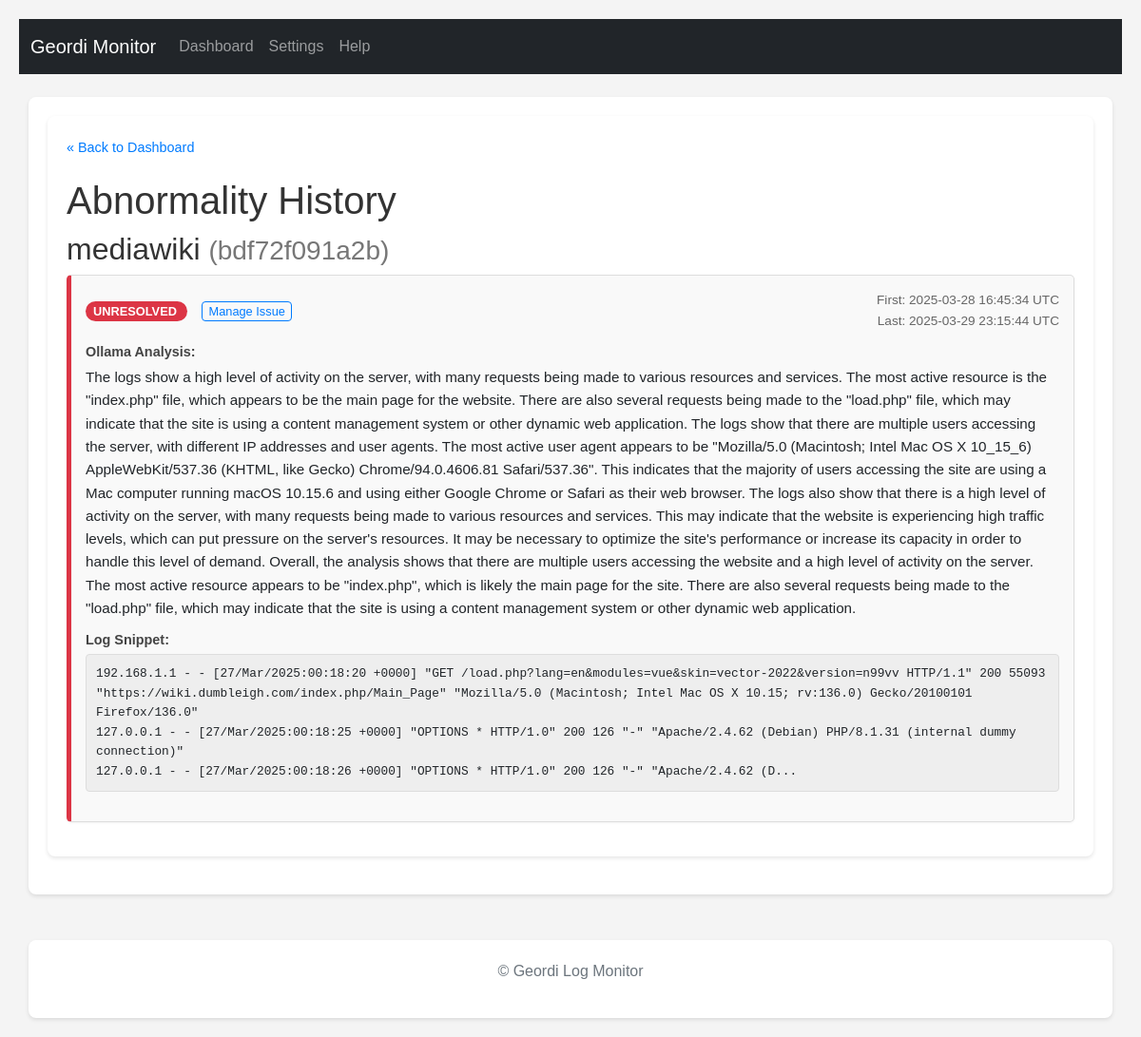
/history/bdf72f091a2bb18de8c26d0393726f3ba4cddd4775faae7aead7a9ac9bf61bd4, run on an earlier commit of the app's database.
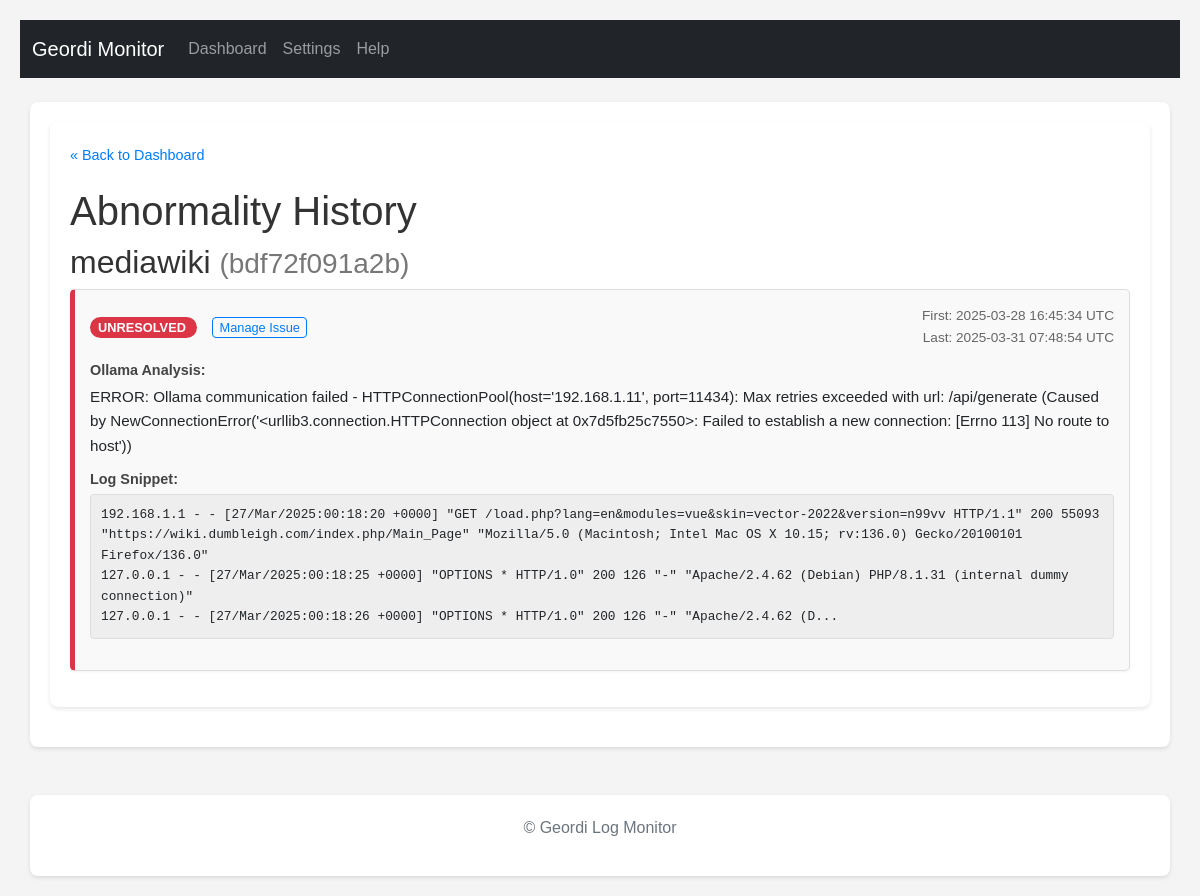
And on a later commit of the database.
### tables this page shows
CREATE TABLE abnormalities (
                id INTEGER PRIMARY KEY AUTOINCREMENT,
                container_name TEXT NOT NULL,
                container_id TEXT NOT NULL,
                log_snippet TEXT NOT NULL,
                ollama_analysis TEXT,
                first_detected_timestamp TEXT,
                last_detected_timestamp TEXT,
                status TEXT DEFAULT 'unresolved',
                resolution_notes TEXT,
                UNIQUE(container_id, log_snippet)
            );

### routes/ui_routes.py (the view)
@ui_bp.route('/history/<string:container_id>')
def container_history(container_id):
    if not container_id or not all(c in '0123456789abcdefABCDEF' for c in container_id) or len(container_id) < 12:
        logging.warning(f"Invalid container ID format requested in history: {container_id}")
        abort(404) # Not Found for invalid ID format
    logger.info(f"Fetching history for container_id: {container_id}")
    history_records = db.get_abnormalities_by_container(container_id)
    logger.info(f"Found {len(history_records)} history records for {container_id}.")
    container_name = history_records[0]['container_name'] if history_records else f"Unknown Container (ID: {container_id[:12]}...)"
    display_timezone_obj = get_display_timezone()
    current_color_settings = {}
    try:
        app_settings_local = getattr(current_app, 'app_settings', None)
        if app_settings_local is not None:
             with current_app.settings_lock:
                  current_color_settings = {k: v for k, v in app_settings_local.items() if k.startswith('color_')}
        else:
            logging.error("App settings not found on current_app in history route.")
            flash("Could not load color settings (app state missing).", "warning")
    except AttributeError as e:
        logging.error(f"Failed to access settings lock/dict in history route: {e}")
        flash("Could not load color settings.", "warning")
    except Exception as e:
        logging.exception(f"Unexpected error getting colors in history route: {e}")
        flash("Error loading color settings.", "error")
    return render_template('history.html',
                           records=history_records,
                           container_name=container_name,
                           container_id=container_id,
                           timezone_obj=display_timezone_obj, # Pass timezone object for potential use in template filters
                           color_settings=current_color_settings)

### db.py (called while the page is built)
def _parse_iso_datetime(iso_string):
    if not iso_string: return None
    try:
        if 'Z' in iso_string:
             dt = datetime.datetime.fromisoformat(iso_string.replace('Z', '+00:00'))
        elif '+' in iso_string or '-' in iso_string[10:]: # Check for timezone offset
             dt = datetime.datetime.fromisoformat(iso_string)
        else:
             dt = datetime.datetime.fromisoformat(iso_string).replace(tzinfo=timezone.utc)
        return dt.astimezone(timezone.utc) # Ensure it's always UTC
    except (ValueError, TypeError) as e:
        logging.warning(f"Could not parse ISO timestamp '{iso_string}': {e}. Returning as string.")
        return iso_string

def get_db():
    try:
        os.makedirs(DATABASE_DIR, exist_ok=True)
    except OSError as e:
        logging.error(f"Could not create database directory {DATABASE_DIR}: {e}")
    conn = sqlite3.connect(DATABASE, detect_types=sqlite3.PARSE_DECLTYPES | sqlite3.PARSE_COLNAMES)
    conn.row_factory = sqlite3.Row
    return conn

def _row_to_dict_with_parsed_dates(row):
    if not row: return None
    item = dict(row)
    item['first_detected_timestamp'] = _parse_iso_datetime(item.get('first_detected_timestamp'))
    item['last_detected_timestamp'] = _parse_iso_datetime(item.get('last_detected_timestamp'))
    return item

def get_abnormalities_by_container(container_id, limit=50):
    conn = get_db(); cursor = conn.cursor(); results = []
    try:
        cursor.execute("SELECT * FROM abnormalities WHERE container_id = ? ORDER BY last_detected_timestamp DESC LIMIT ?", (container_id, limit))
        rows = cursor.fetchall()
        for row in rows: results.append(_row_to_dict_with_parsed_dates(row))
        logging.debug(f"Fetched {len(results)} abnormalities for container {container_id[:12]} (limit {limit}).")
    except sqlite3.Error as e: logging.error(f"Error fetching abnormalities for container {container_id[:12]}: {e}")
    finally: conn.close()
    return results

### utils.py (called while the page is built)
def get_display_timezone():
    global SCHEDULER_TIMEZONE # Allow modification on fallback
    try:
        return pytz.timezone(SCHEDULER_TIMEZONE)
    except pytz.exceptions.UnknownTimeZoneError:
        logging.warning(f"Invalid TZ '{SCHEDULER_TIMEZONE}' specified. Using UTC.")
        SCHEDULER_TIMEZONE = "UTC" # Update the global for consistency if needed
        return pytz.utc

### templates/history.html (shortened to what this page needs)
{% extends "base.html" %}
{% block content %}
    <div class="history-container">
        <a href="{{ url_for('ui.index') }}" class="back-link">« Back to Dashboard</a>
        <h1>Abnormality History</h1>
        <h2>{{ container_name }} <small style="color: #777;">({{ container_id[:12] }})</small></h2>
        {% if records %}
            <ul class="history-list">
                {% for record in records %}
                    <li class="history-item" data-status="{{ record.status }}">
                        <div class="history-header">
                            <div>
                                <span class="status-badge status-{{ record.status }}">
                                    {{ record.status | replace('_', ' ') | title }}
                                </span>
                                {% if record.status == 'unresolved' %}
                                    <a href="{{ url_for('ui.manage_abnormality', abnormality_id=record.id) }}" class="manage-link-history">Manage Issue</a>
                                {% endif %}
                            </div>
                            <div class="timestamps">
                                {% if record.first_detected_timestamp %}
                                First: {% if record.first_detected_timestamp and timezone_obj %}
    {{ record.first_detected_timestamp.astimezone(timezone_obj).strftime('%Y-%m-%d %H:%M:%S %Z') }}
{% else %}
    {{ record.first_detected_timestamp if record.first_detected_timestamp else 'N/A' }}
{% endif %}                                    <br>
                                {% endif %}
Last: {% if record.last_detected_timestamp and timezone_obj %}
    {{ record.last_detected_timestamp.astimezone(timezone_obj).strftime('%Y-%m-%d %H:%M:%S %Z') }}
{% else %}
    {{ record.last_detected_timestamp if record.last_detected_timestamp else 'N/A' }}
{% endif %}
                            </div>
                        </div>
                        <div class="detail-block">
                            <strong>Ollama Analysis:</strong>
                            <p>{{ record.ollama_analysis | default('(Not Available)', true) }}</p>
                        </div>
                        <div class="detail-block">
                            <strong>Log Snippet:</strong>
                            <pre>{{ record.log_snippet | default('(Not Available)', true) }}</pre>
                        </div>
                    </li>
                {% endfor %}
            </ul>
        {% else %}
            <p>No abnormality history found for this container.</p>
        {% endif %}
    </div>
{% endblock %}

### templates/base.html (shortened to what this page needs)
<!doctype html>
<html lang="en">
  <head>
    <link href="https://cdn.jsdelivr.net/npm/bootstrap@5.1.3/dist/css/bootstrap.min.css" rel="stylesheet">
    <link rel="stylesheet" href="https://cdnjs.cloudflare.com/ajax/libs/font-awesome/6.0.0/css/all.min.css" />
    <link rel="stylesheet" href="{{ url_for('static', filename='style.css') }}">
  </head>
  <body>
    <nav class="navbar navbar-expand-lg navbar-dark bg-dark mb-4">
      <div class="container-fluid">
        <a class="navbar-brand" href="{{ url_for('ui.index') }}">Geordi Monitor</a>
        <div class="collapse navbar-collapse" id="navbarNav">
          <ul class="navbar-nav">
            <li class="nav-item">
              <a class="nav-link {% if request.endpoint == 'ui.index' %}active{% endif %}" aria-current="page" href="{{ url_for('ui.index') }}">Dashboard</a>
            </li>
            <li class="nav-item">
              <a class="nav-link {% if request.endpoint == 'ui.settings' %}active{% endif %}" href="{{ url_for('ui.settings') }}">Settings</a>
            </li>
            <li class="nav-item">
              <a class="nav-link {% if request.endpoint == 'ui.help_page' %}active{% endif %}" href="{{ url_for('ui.help_page') }}">Help</a>
            </li>
          </ul>
        </div>
      </div>
    </nav>
    <main class="container">
        {% block content %}{% endblock %}
    </main>
    <footer class="container mt-5 text-center text-muted">
        <p>© Geordi Log Monitor</p>
    </footer>
  </body>
</html>

### static/style.css (style rules this page uses)
body { font-family: sans-serif; line-height: 1.6; margin: 20px; background-color: #f4f4f4; }
h1, h2 { color: #333; }
.container { background: #fff; padding: 20px; border-radius: 8px; box-shadow: 0 2px 4px rgba(0,0,0,0.1); }
pre { background: #eee; padding: 10px; border-radius: 4px; white-space: pre-wrap; word-wrap: break-word; font-size: 0.9em; max-height: 200px; overflow-y: auto; }
.status-unresolved { color: red; font-weight: bold; }

### templates/history.html (style rules this page uses)
.history-container { background: #fff; padding: 20px; border-radius: 8px; box-shadow: 0 2px 4px rgba(0,0,0,0.1); margin-bottom: 20px; max-width: 1200px; margin-left: auto; margin-right: auto; }
.history-list { list-style: none; padding: 0; }
.history-item { background-color: #f9f9f9; border: 1px solid #ddd; border-radius: 5px; margin-bottom: 15px; padding: 15px; box-shadow: 0 1px 3px rgba(0,0,0,0.05); border-left: 5px solid #ccc; }
.history-header { display: flex; justify-content: space-between; align-items: center; margin-bottom: 10px; flex-wrap: wrap; gap: 10px; }
.status-badge { padding: 3px 8px; border-radius: 12px; font-size: 0.8em; font-weight: bold; text-transform: uppercase; color: white; white-space: nowrap; }
.status-unresolved { background-color: red; }
.timestamps { font-size: 0.85em; color: #666; text-align: right; }
.detail-block { margin-bottom: 10px; }
.detail-block strong { display: block; color: #444; margin-bottom: 3px; font-size: 0.9em; }
.detail-block p { margin: 0; font-size: 0.95em; }
.detail-block pre { background: #eee; padding: 10px; border-radius: 4px; white-space: pre-wrap; word-wrap: break-word; font-size: 0.8em; max-height: 200px; overflow-y: auto; border: 1px solid #ddd; font-family: monospace; }
.manage-link-history { font-size: 0.8em; margin-left: 15px; padding: 2px 6px; border: 1px solid #007bff; color: #007bff; text-decoration: none; border-radius: 4px; white-space: nowrap; }
.back-link { display: inline-block; margin-bottom: 20px; color: #007bff; text-decoration: none; font-size: 0.9em; }

What changed in the data, as far as the page shows it:
changed abnormalities "UNRESOLVED": last_detected_timestamp.astimezone "2025-03-29 23:15:44 UTC" → "2025-03-31 07:48:54 UTC"; ollama_analysis "The logs show a high level of activity on the server, with many requests being made to various resources and services. The most active resource is the \"index.php\" file, which appears to be the main page for the website. There are also several requests being made to the \"load.php\" file, which may indicate that the site is using a content management system or other dynamic web application. The logs show that there are multiple users accessing the server, with different IP addresses and user agents. The most active user agent appears to be \"Mozilla/5.0 (Macintosh; Intel Mac OS X 10_15_6) AppleWebKit/537.36 (KHTML, like Gecko) Chrome/94.0.4606.81 Safari/537.36\". This indicates that the majority…" → "ERROR: Ollama communication failed - HTTPConnectionPool(host='192.168.1.11', port=11434): Max retries exceeded with url: /api/generate (Caused by NewConnectionError('<urllib3.connection.HTTPConnection object at 0x7d5fb25c7550>: Failed to establish a new connection: [Errno 113] No route to host'))"
